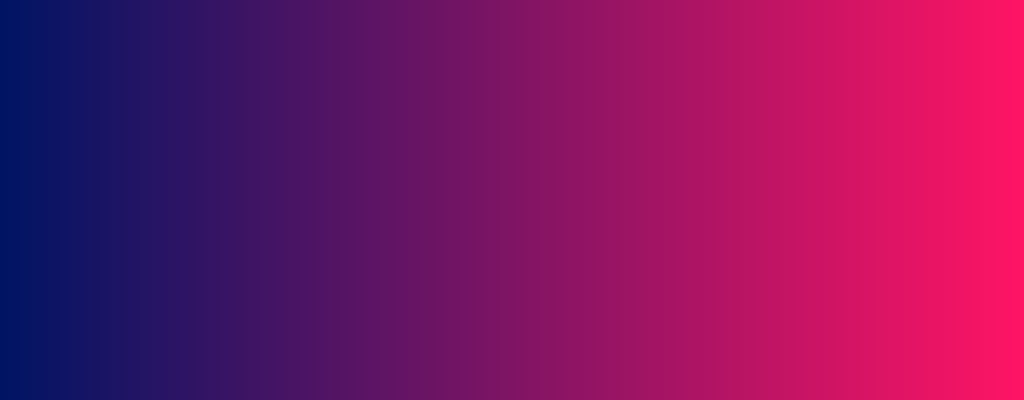
Frame 1 (no input)
Frame 60 (no input): identical to frame 1, image omitted
Frame 120 (the mouse pressed at the canvas centre since frame 60): identical to frame 1, image omitted

The p5.js sketch that drew this single still picture (run headless with seeded random() and noise() and a simulated clock; from frame 60 on, the mouse is pressed at the canvas centre):

// p5.js sketch
// ── sketch.js
let myColors =[];
let xPos = 0;

function setup() {
  // put setup code here
  createCanvas(1024,400);
  for (let i = 0; i < 256; i++){
    myColors.push(i);
  }
  console.log(myColors);
}

function draw() {
  // put drawing code here
  noStroke();
  for (let i = 0; i < myColors.length; i++){
    fill(myColors[i],20,100);
    rect(xPos, 0, width/256, height);
    xPos = xPos+(width/256);
  }
}
